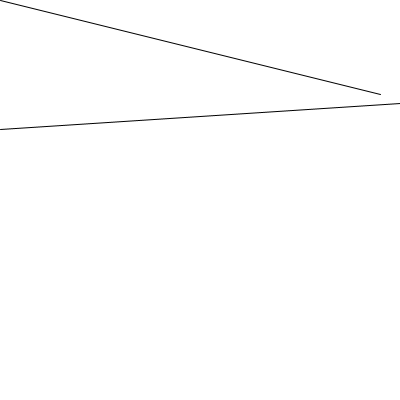
Frame 1 (no input)
Frame 60 (the mouse pressed at the canvas centre just before this capture): identical to frame 1, image omitted
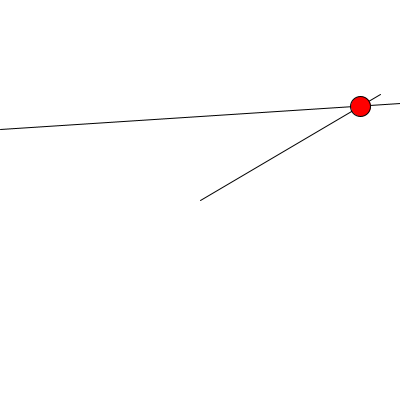
Frame 120 (the mouse held since frame 60 and released just before this capture)

The Processing sketch that drew these frames (run headless with seeded random() and noise(); from frame 60 on, the mouse is pressed at the canvas centre):

// Processing sketch: lineIntersect02
// ── lineIntersect02.pde
PVector p1;
PVector p2;
PVector p3;
float a;
float b;
 
void setup() {
  size(400, 400);
  p1 = new PVector(0, random(200));
  p2 = new PVector(width, random(0, 400));
  p3 = new PVector(random(400), random(400));
  PVector sub = PVector.sub(p2, p1);
  // y = a * x + b
  a = sub.y / sub.x;
  b = p1.y - a * p1.x;
  cursor(CROSS);
}
 
void draw() {
  background(255);
  PVector mouse = new PVector(mouseX, mouseY);
  line(p1.x, p1.y, p2.x, p2.y);
  line(p3.x, p3.y, mouse.x, mouse.y);
  fill(255);
  PVector sub1 = PVector.sub(mouse, p3);
  float a1 = sub1.y / sub1.x;
  float b1 = p3.y - a1 * p3.x;
 
  float x = (b1 - b) / (a - a1);
  float y = a * x + b;
 
  if ((x > min(p1.x, p2.x)) && (x < max(p1.x, p2.x)) && (y > min(p1.y, p2.y)) && (y < max(p1.y, p2.y))
    && (x > min(p3.x, mouse.x)) && (x < max(p3.x, mouse.x)) && (y > min(p3.y, mouse.y)) && (y < max(p3.y, mouse.y))) {
    fill(255, 0, 0);
    ellipse(x, y, 20, 20);
  }
}
